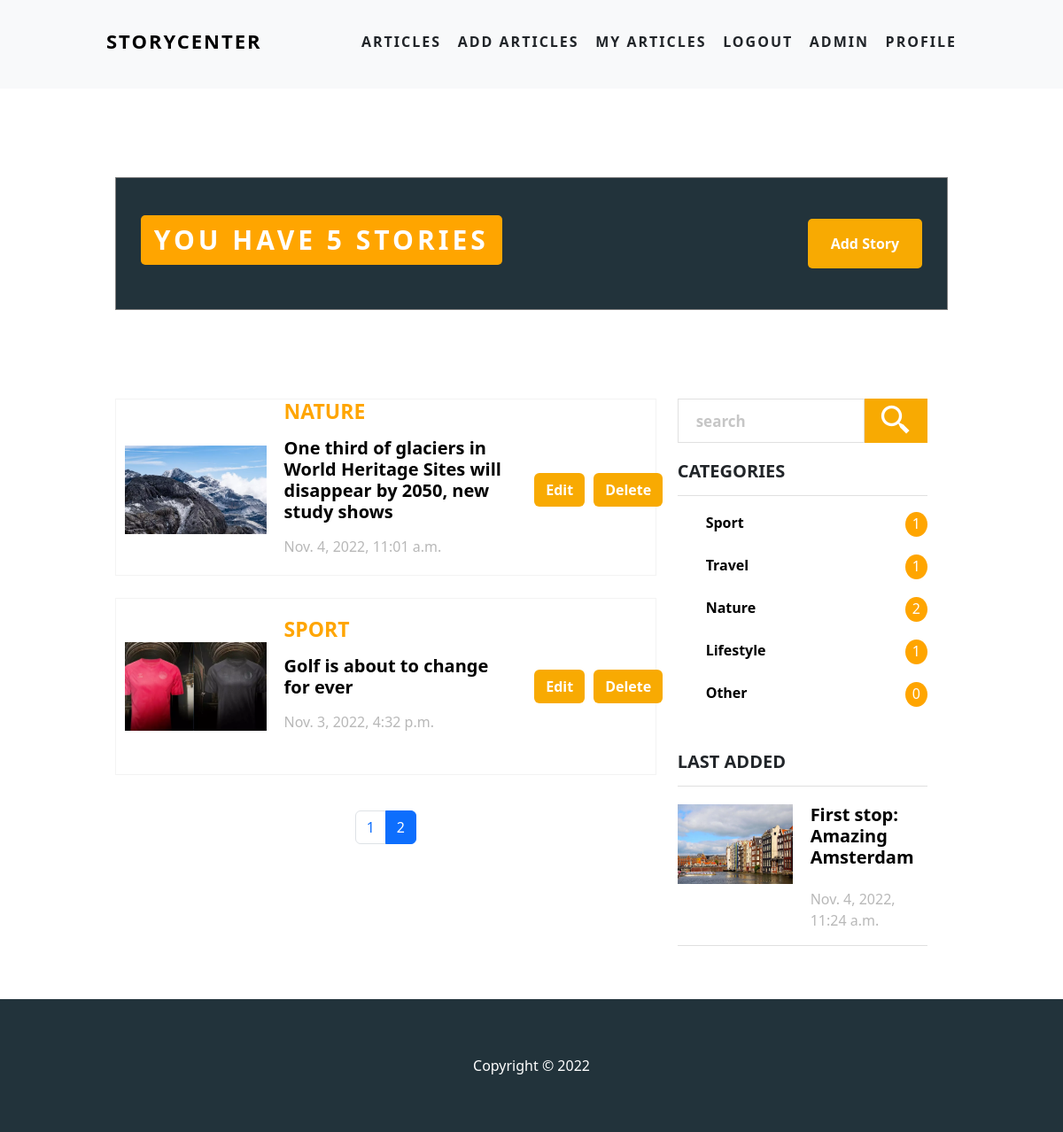
The app's page /my_articles/?page=2 (signed in), older data.
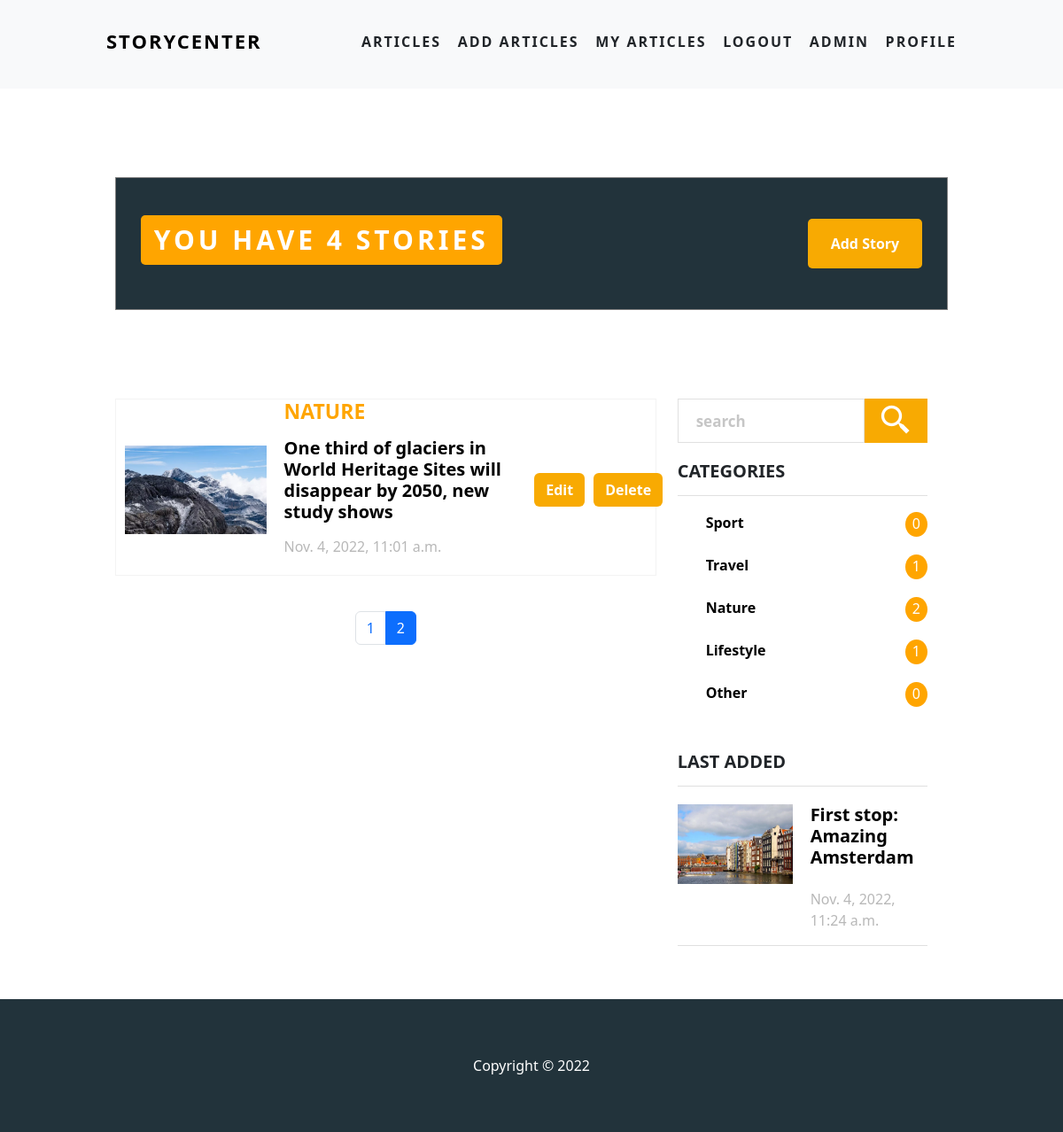
The same page, newer data.
### articles/models.py (models this page shows, shortened)
class Article(models.Model):
    CATEGOTY = (
        ('Sport', 'Sport'),
        ('Nature', 'Nature'),
        ('Travel', 'Travel'),
        ('Lifestyle', 'Lifestyle'),
        ('Other', 'Other'),
    )
    category = models.CharField(max_length=255, blank=False, null=False,choices=CATEGOTY)
    author =  models.ForeignKey(User,blank=False, null=False ,on_delete=models.CASCADE)
    date_time= models.DateTimeField(default=datetime.datetime.now)
    topic = models.CharField(max_length=100, blank=False, null=False)
    intro = models.CharField(max_length=255, blank=False, null=False)
    story = models.TextField(blank=False, null=False)
    story_image = models.ImageField(null=False, blank=False, upload_to='images/')

### articles/views.py (the view)
# urls.py: path('my_articles/', views.my_articles, name='my_articles'),
def my_articles(request):
    if request.user.is_authenticated:
        user = request.user
        article_list = Article.objects.filter(author=user).order_by('-date_time')
        my_articles_count = article_list.count()
        count_data = get_article_count_per_user(Article, request.user)
        last_article = article_list.first()
        paginator = Paginator(article_list, per_page= 3)
        page_number = request.GET.get('page',1)
        page_obj = paginator.get_page(page_number)
        sport_count = count_data['sport_count']
        travel_count = count_data['travel_count']
        nature_count = count_data['nature_count']
        lifestyle_count = count_data['lifestyle_count']
        other_count = count_data['other_count']
        context = {
            'page_number': int(page_number),
            'paginator': paginator,
            'number_of_articles': my_articles_count,
            'last_article': last_article,
            'article_list': page_obj.object_list,
            'sport_count': sport_count,
            'travel_count': travel_count,
            'nature_count': nature_count,
            'lifestyle_count': lifestyle_count,
            'other_count': other_count,
        }
        return render(request, 'articles/my_articles.html', context)
    else:
        messages.success(request, "Youn must be logged in to access this page")
        return redirect('home')

### articles/utils.py (called while the page is built)
def get_article_count_per_user(artlicle, user):
    sport_articles_count = artlicle.objects.filter(category='Sport', author=user).count()
    travel_articles_count = artlicle.objects.filter(category='Travel', author=user).count()
    nature_articles_count = artlicle.objects.filter(category='Nature', author=user).count()
    lifestyle_articles_count = artlicle.objects.filter(category='Lifestyle', author=user).count()
    other_articles_count = artlicle.objects.filter(category='Other', author=user).count()
    return {
        'sport_count': sport_articles_count,
        'travel_count': travel_articles_count,
        'nature_count': nature_articles_count,
        'lifestyle_count': lifestyle_articles_count,
        'other_count': other_articles_count
    }

### articles/templates/articles/my_articles.html (shortened to what the changed rows need)
{% extends 'articles/base.html' %}
{% load static %}
{% block head %}
<link rel="stylesheet" type="text/css" href="{% static 'css/my_articles.css' %}">
{% endblock %}
{% block content %}
<div class="bottom-section">
    {% if article_count <= 0%}
        <div class="action-bar">
            <h3>You currenlty have no Story</h3>
            <a class=" btn btn-read-more add-story" href="{% url 'add_article' %}">Add Story</a>
        </div>
    {% else %}
        <div class="action-bar">
            <h3>You have {{number_of_articles}} stories</h3>
            <a class=" btn btn-read-more add-story" href="{% url 'add_article' %}">Add Story</a>
        </div>
        <div class="article-section">
            <div class="articles">
                {% for article in article_list %}
                    <div class="article">
                        <div class="article-image">
                            <img class="article-image-image" src="{{article.story_image.url}}" alt="">
                        </div>
                        <div class="article-content">
                            <div class="article-header-details">
                                <h5 class="category">{{article.category}}</h5>
                                <h5 class="title"><a href="{% url 'article' article.id %}">{{article.topic}}</a></h5>
                                <div class="admin-stuff">
                                    <p>{{article.date_time}}</p>
                                </div>
                            </div>
                            <div class="article-footer">
                                <a class="btn btn-read-more" href="{% url 'edit_article' article.id %}">Edit</a>
                                <a class="btn btn-read-more" href="{% url 'delete_article' article.id %}">Delete</a>
                            </div>
                        </div>
                    </div>
                {% endfor %}
                {% if paginator.num_pages > 1 %}
                    <ul class="pagination">
                        {% for i in paginator.page_range %}
                            <li class="page-item {% if i == page_number %} active {% endif %}">
                                <a class="page-link" href="?page={{i}}">{{i}}</a>
                            </li>
                        {% endfor %}
                    </ul>
                {% endif %}
            </div>
            <div class="information-tab">
                <div class="form">
                    <form action="{% url 'search_me' %}" method="POST">
                        <div class="form-group">
                            <input class="" type="text" placeholder="search" name="search">
                        <button class="btn-read-more btn-search" type="submit"><i class='bx bx-search-alt-2'></i></button>
                        </div>
                    </form>
                </div>
                <div class="categories">
                    <h5>Categories</h5>
                    <ul>
                        <li>
                            <a href="{% url 'filter_me' 'sport' %}">Sport</a><span class="count">{{sport_count}}</span>
                        </li>
                        <li>
                            <a href="{% url 'filter_me' 'travel' %}">Travel</a><span class="count">{{travel_count}}</span>
                        </li>
                        <li>
                            <a href="{% url 'filter_me' 'nature' %}">Nature</a><span class="count">{{nature_count}}</span>
                        </li>
                        <li>
                            <a href="{% url 'filter_me' 'lifestyle' %}">Lifestyle</a><span class="count">{{lifestyle_count}}</span>
                        </li>
                        <li>
                            <a href="{% url 'filter_me' 'other' %}">Other</a><span class="count">{{other_count}}</span>
                        </li>
                    </ul>
                </div>
                {% if last_article %}
                <div class="recent-posts">
                    <h5>Last Added</h5>
                        <div class="recent-post">
                            <img class="recent-post-image" src="{{last_article.story_image.url}}" alt="">
                            <div class="last-added-content">
                                <h5 class="title"><a href="{% url 'article' last_article.id %}">{{last_article.topic}}</a></h5>
                                <p>{{last_article.date_time}}</p>
                            </div>
                        </div>
                </div>
                {% endif %}
            </div>
        </div>
    {% endif %}
</div>
{% endblock %}

Row changes from the older to the newer data that the page shows:
removed Article: story_image (picture), category "SPORT", topic "Golf is about to change for ever", date_time "Nov. 3, 2022, 4:32 p.m."
Text that changed along with them:
{{ number_of_articles }}: "5" → "4"
{{ sport_count }}: "1" → "0"
